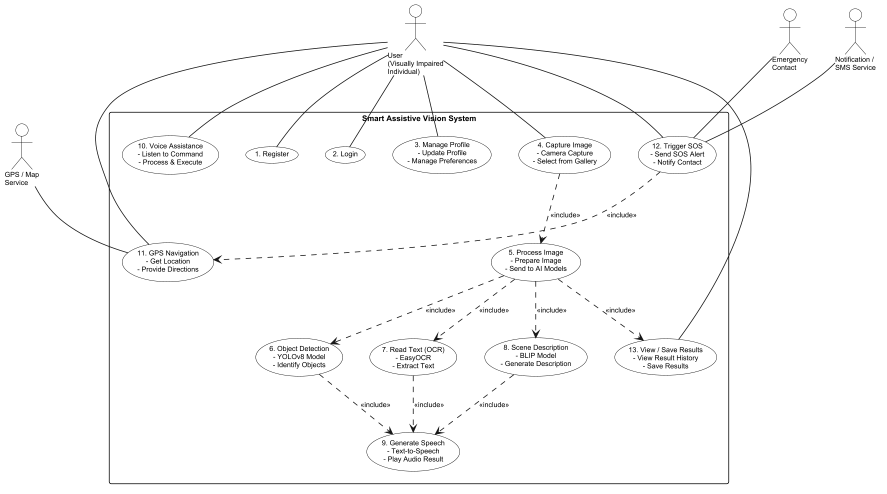
#> input picture untitled folder1/UML_Diagrams/01_Use_Case_Diagram.png, 1773 x 987 px (shown at 1/2 size)
$ python generate_pdf.py
#> lines starting #> are read from the running program, lines starting #| are printed output that depends on the picture
#!/usr/bin/env python3
"""
Generate a professional PDF containing all 9 UML diagrams.
Each diagram is placed on a separate A4 landscape page with a title header.
"""

from PIL import Image
import os

# Diagram files in order with their titles
diagrams = [
    ("01_Use_Case_Diagram.png", "1. Use Case Diagram"),
    ("02_Class_Diagram.png", "2. Class Diagram"),
    ("03_Object_Diagram.png", "3. Object Diagram"),
    ("04_Sequence_Diagram.png", "4. Sequence Diagram"),
    ("05_Communication_Diagram.png", "5. Communication Diagram"),
    ("06_Activity_Diagram.png", "6. Activity Diagram"),
    ("07_State_Machine_Diagram.png", "7. State Machine Diagram"),
    ("08_Component_Diagram.png", "8. Component Diagram"),
    ("09_Deployment_Diagram.png", "9. Deployment Diagram"),
]

SCRIPT_DIR = os.path.dirname(os.path.abspath(__file__))

# A4 dimensions at 200 DPI (landscape)
A4_WIDTH_LANDSCAPE = 2339   # 297mm at 200dpi
A4_HEIGHT_LANDSCAPE = 1654  # 210mm at 200dpi

# A4 portrait
A4_WIDTH_PORTRAIT = 1654
A4_HEIGHT_PORTRAIT = 2339

MARGIN = 80
HEADER_HEIGHT = 100

pdf_pages = []

for filename, title in diagrams:
    filepath = os.path.join(SCRIPT_DIR, filename)
    if not os.path.exists(filepath):
        print(f"Warning: {filename} not found, skipping.")
        continue

    img = Image.open(filepath).convert("RGB")
#> img is the input picture: PIL image 1773x987 RGB; min 0, max 255, mean 249.9
    img_w, img_h = img.size
#> img_w = 1773; img_h = 987

    # Decide orientation based on aspect ratio
    aspect = img_w / img_h
#> aspect = 1.8
    if aspect >= 1.0:
        # Landscape page
        page_w, page_h = A4_WIDTH_LANDSCAPE, A4_HEIGHT_LANDSCAPE
    else:
        # Portrait page
        page_w, page_h = A4_WIDTH_PORTRAIT, A4_HEIGHT_PORTRAIT

    # Available area for the diagram (after margins and header)
    avail_w = page_w - 2 * MARGIN
    avail_h = page_h - 2 * MARGIN - HEADER_HEIGHT

    # Scale diagram to fit available area
    scale_w = avail_w / img_w
#> scale_w = 1.23
    scale_h = avail_h / img_h
#> scale_h = 1.41
    scale = min(scale_w, scale_h, 1.0)  # Don't upscale
#> scale = 1

    new_w = int(img_w * scale)
#> new_w = 1773
    new_h = int(img_h * scale)
#> new_h = 987

    if scale < 1.0:
        img_resized = img.resize((new_w, new_h), Image.LANCZOS)
    else:
        img_resized = img

    # Create white page
    page = Image.new("RGB", (page_w, page_h), "white")
#> page: PIL image 2339x1654 RGB; every value is 255

    # Center the diagram on the page (below header area)
    x_offset = (page_w - new_w) // 2
#> x_offset = 283
    y_offset = HEADER_HEIGHT + MARGIN + (avail_h - new_h) // 2
#> y_offset = 383

    page.paste(img_resized, (x_offset, y_offset))
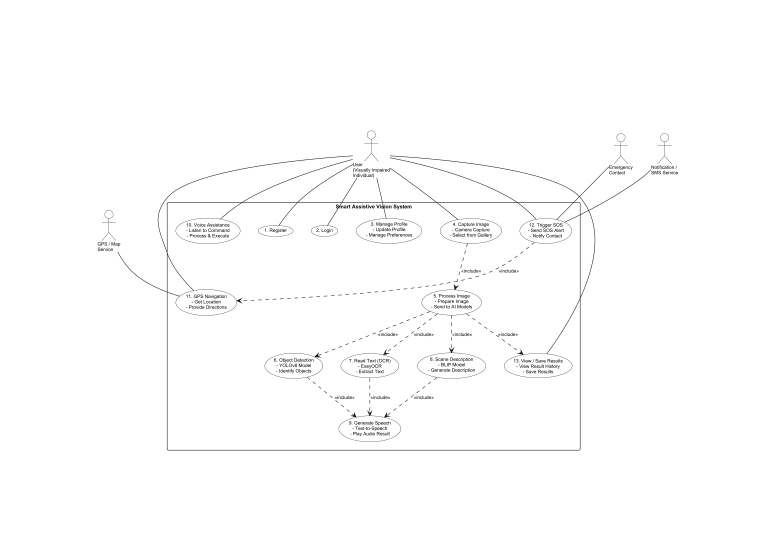
#> page: PIL image 2339x1654 RGB (shown at 1/3 size); min 0, max 255, mean 252.7

    # Add title text using Pillow's built-in font
    from PIL import ImageDraw, ImageFont
    draw = ImageDraw.Draw(page)

    # Try to get a reasonable font
    try:
        font = ImageFont.truetype("/System/Library/Fonts/Helvetica.ttc", 36)
        small_font = ImageFont.truetype("/System/Library/Fonts/Helvetica.ttc", 20)
    except (IOError, OSError):
        try:
            font = ImageFont.truetype("/System/Library/Fonts/SFNSText.ttf", 36)
            small_font = ImageFont.truetype("/System/Library/Fonts/SFNSText.ttf", 20)
        except (IOError, OSError):
            font = ImageFont.load_default()
            small_font = font

    # Draw title centered at top
    project_title = "A Smart Device for Visually Impaired Individuals to Transform Images into Speech"

    # Project title (smaller, above diagram title)
    bbox_proj = draw.textbbox((0, 0), project_title, font=small_font)
#> bbox_proj = (0, 4, 818, 23)
    proj_w = bbox_proj[2] - bbox_proj[0]
#> proj_w = 818
    draw.text(((page_w - proj_w) // 2, MARGIN // 2), project_title, fill="black", font=small_font)

    # Diagram title (larger)
    bbox = draw.textbbox((0, 0), title, font=font)
#> bbox = (0, 7, 379, 41)
    title_w = bbox[2] - bbox[0]
#> title_w = 379
    draw.text(((page_w - title_w) // 2, MARGIN // 2 + 40), title, fill="black", font=font)

    # Draw a thin separator line under the header
    line_y = HEADER_HEIGHT + MARGIN // 2
    draw.line([(MARGIN, line_y), (page_w - MARGIN, line_y)], fill="black", width=2)

    # Page number at bottom
    page_num = f"Page {len(pdf_pages) + 1} of {len(diagrams)}"
    bbox_pn = draw.textbbox((0, 0), page_num, font=small_font)
#> bbox_pn = (0, 4, 112, 23)
    pn_w = bbox_pn[2] - bbox_pn[0]
#> pn_w = 112
    draw.text(((page_w - pn_w) // 2, page_h - MARGIN + 10), page_num, fill="gray", font=small_font)

    pdf_pages.append(page)
    print(f"✓ Added: {title} ({img_w}x{img_h} → {new_w}x{new_h})")
#| ✓ Added: 1. Use Case Diagram (1773x987 → 1773x987)
#> pass 2 of the loop `for filename, title in diagrams:`:
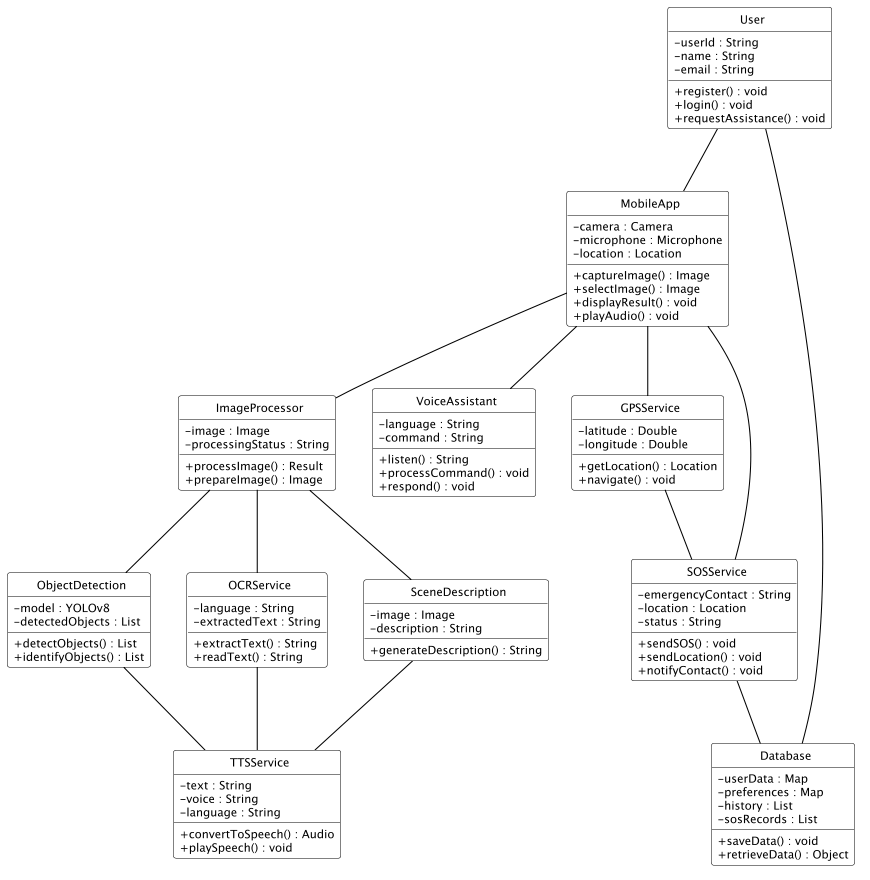
#> input picture untitled folder1/UML_Diagrams/02_Class_Diagram.png, 1739 x 1759 px (shown at 1/2 size)
#> img is the input picture: PIL image 1739x1759 RGB; min 0, max 255, mean 247.8
#> `page.paste(img_resized, (x_offset, y_offset))`:
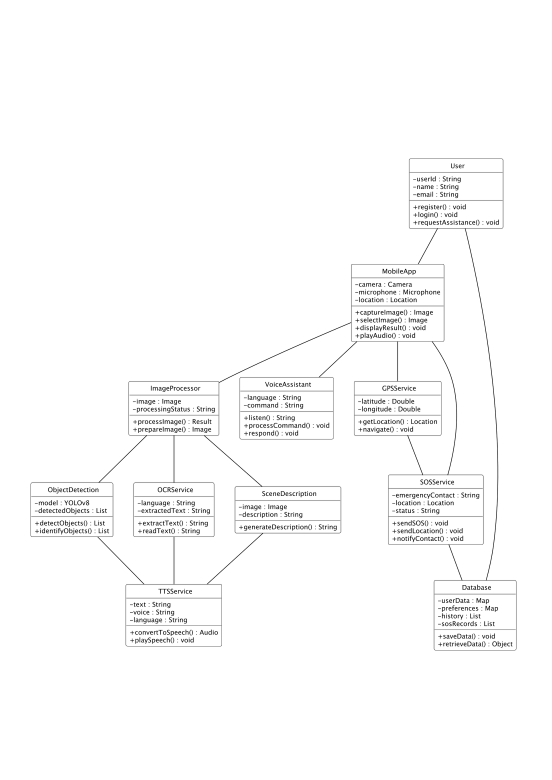
#> page: PIL image 1654x2339 RGB (shown at 1/3 size); min 0, max 255, mean 250.6
#> bbox = (0, 7, 306, 41)
#> title_w = 306
#> page_num = 'Page 2 of 9'
#| ✓ Added: 2. Class Diagram (1739x1759 → 1494x1511)
#> pass 3 of the loop `for filename, title in diagrams:`:
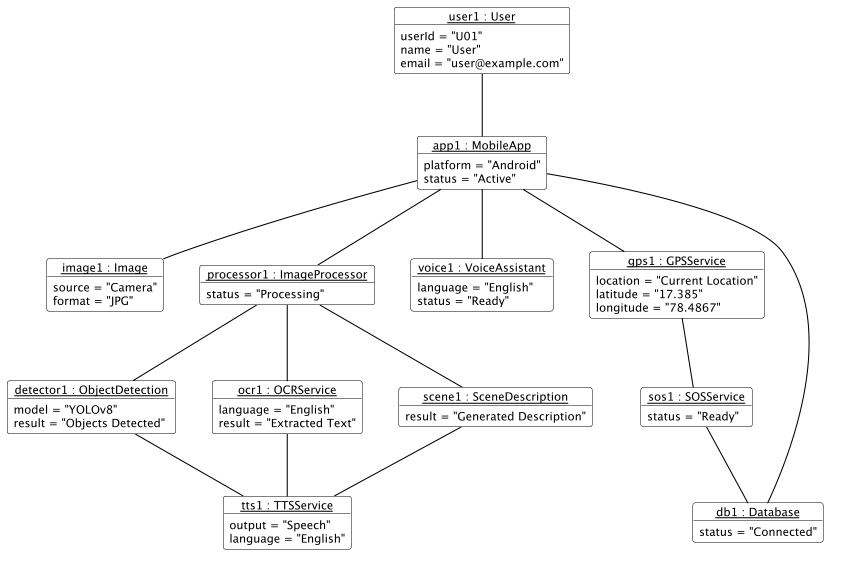
#> input picture untitled folder1/UML_Diagrams/03_Object_Diagram.png, 1708 x 1127 px (shown at 1/2 size)
#> img is the input picture: PIL image 1708x1127 RGB; min 0, max 255, mean 247.1
#> `page.paste(img_resized, (x_offset, y_offset))`:
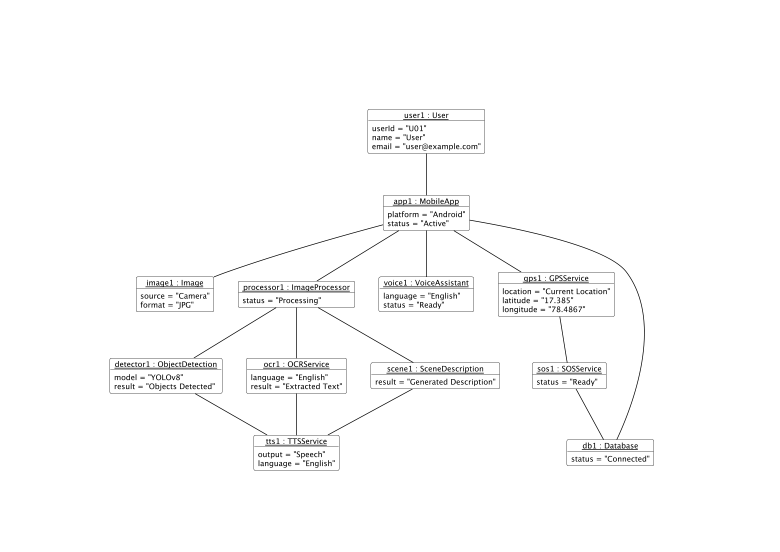
#> page: PIL image 2339x1654 RGB (shown at 1/3 size); min 0, max 255, mean 251.1
#> bbox = (0, 7, 329, 41)
#> title_w = 329
#> page_num = 'Page 3 of 9'
#| ✓ Added: 3. Object Diagram (1708x1127 → 1708x1127)
#> the loop made 9 passes; the first 3 are shown

# Save as PDF
output_path = os.path.join(SCRIPT_DIR, "UML_Diagrams_Complete.pdf")
if pdf_pages:
    pdf_pages[0].save(
        output_path,
        save_all=True,
        append_images=pdf_pages[1:],
        resolution=200.0,
    )
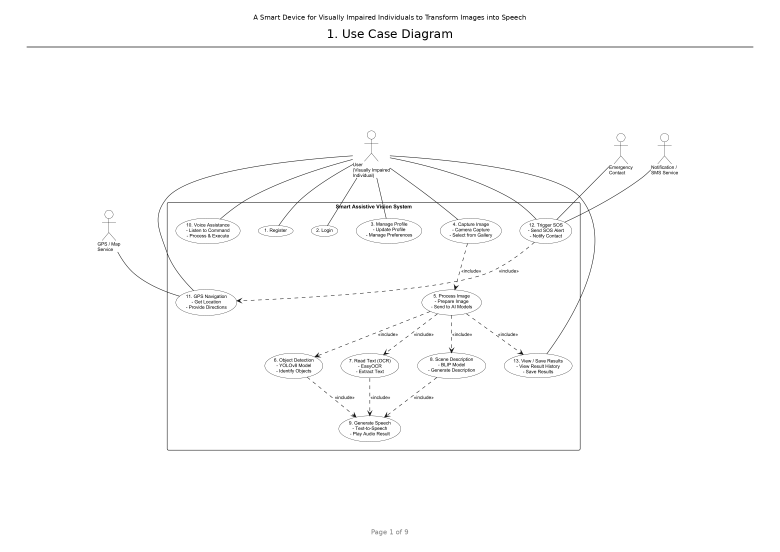
#> saved as UML_Diagrams_Complete.pdf: PIL image 2339x1654 RGB (shown at 1/3 size); min 0, max 255, mean 252
    print(f"\n✅ PDF saved: {output_path}")
#| ✅ PDF saved: untitled folder1/UML_Diagrams/UML_Diagrams_Complete.pdf
    print(f"   Total pages: {len(pdf_pages)}")
else:
    print("❌ No diagrams found!")
